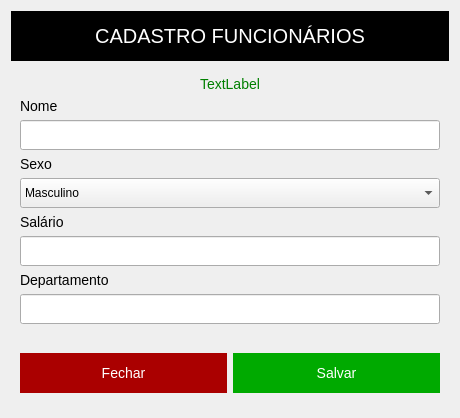
<?xml version="1.0" encoding="UTF-8"?>
<ui version="4.0">
 <class>Cadastrar</class>
 <widget class="QDialog" name="Cadastrar">
  <property name="geometry">
   <rect>
    <x>0</x>
    <y>0</y>
    <width>460</width>
    <height>418</height>
   </rect>
  </property>
  <property name="windowTitle">
   <string>Dialog</string>
  </property>
  <property name="styleSheet">
   <string notr="true">QWidget#titulo {
	background-color: rgb(0, 0, 0);
}

QLabel#lbl_titulo {
	color: rgb(255, 255, 255);
    font-size: 20px;
}

QLabel, QLineEdit, QPushButton {
	font-size: 14px;
}

QPushButton#btn_salvar {	
	background-color: rgb(0, 170, 0);
	color: rgb(255, 255, 255);
    border: none;
}

QPushButton#btn_fechar {	
	background-color: rgb(170, 0, 0);
	color: rgb(255, 255, 255);
    border: none;
}
</string>
  </property>
  <layout class="QVBoxLayout" name="verticalLayout">
   <item>
    <widget class="QWidget" name="titulo" native="true">
     <property name="minimumSize">
      <size>
       <width>0</width>
       <height>50</height>
      </size>
     </property>
     <property name="maximumSize">
      <size>
       <width>16777215</width>
       <height>50</height>
      </size>
     </property>
     <layout class="QVBoxLayout" name="verticalLayout_4">
      <item>
       <widget class="QLabel" name="lbl_titulo">
        <property name="text">
         <string>CADASTRO FUNCIONÁRIOS</string>
        </property>
        <property name="alignment">
         <set>Qt::AlignCenter</set>
        </property>
       </widget>
      </item>
     </layout>
    </widget>
   </item>
   <item>
    <widget class="QWidget" name="componentes" native="true">
     <layout class="QVBoxLayout" name="verticalLayout_2">
      <item>
       <widget class="QLabel" name="lbl_mensagem">
        <property name="styleSheet">
         <string notr="true">color: green;</string>
        </property>
        <property name="text">
         <string>TextLabel</string>
        </property>
        <property name="alignment">
         <set>Qt::AlignCenter</set>
        </property>
       </widget>
      </item>
      <item>
       <widget class="QLabel" name="label">
        <property name="text">
         <string>Nome</string>
        </property>
       </widget>
      </item>
      <item>
       <widget class="QLineEdit" name="edt_nome">
        <property name="minimumSize">
         <size>
          <width>0</width>
          <height>30</height>
         </size>
        </property>
        <property name="maximumSize">
         <size>
          <width>16777215</width>
          <height>30</height>
         </size>
        </property>
       </widget>
      </item>
      <item>
       <widget class="QLabel" name="label_4">
        <property name="text">
         <string>Sexo</string>
        </property>
       </widget>
      </item>
      <item>
       <widget class="QComboBox" name="cmb_sexo">
        <property name="minimumSize">
         <size>
          <width>0</width>
          <height>30</height>
         </size>
        </property>
        <property name="maximumSize">
         <size>
          <width>16777215</width>
          <height>30</height>
         </size>
        </property>
        <item>
         <property name="text">
          <string>Masculino</string>
         </property>
        </item>
        <item>
         <property name="text">
          <string>Feminino</string>
         </property>
        </item>
       </widget>
      </item>
      <item>
       <widget class="QLabel" name="label_2">
        <property name="text">
         <string>Salário</string>
        </property>
       </widget>
      </item>
      <item>
       <widget class="QLineEdit" name="edt_salario">
        <property name="minimumSize">
         <size>
          <width>0</width>
          <height>30</height>
         </size>
        </property>
        <property name="maximumSize">
         <size>
          <width>16777215</width>
          <height>30</height>
         </size>
        </property>
       </widget>
      </item>
      <item>
       <widget class="QLabel" name="label_3">
        <property name="text">
         <string>Departamento</string>
        </property>
       </widget>
      </item>
      <item>
       <widget class="QLineEdit" name="edt_departamento">
        <property name="minimumSize">
         <size>
          <width>0</width>
          <height>30</height>
         </size>
        </property>
        <property name="maximumSize">
         <size>
          <width>16777215</width>
          <height>30</height>
         </size>
        </property>
       </widget>
      </item>
     </layout>
    </widget>
   </item>
   <item>
    <widget class="QWidget" name="botoes" native="true">
     <layout class="QHBoxLayout" name="horizontalLayout_2">
      <item>
       <widget class="QPushButton" name="btn_fechar">
        <property name="minimumSize">
         <size>
          <width>0</width>
          <height>40</height>
         </size>
        </property>
        <property name="maximumSize">
         <size>
          <width>16777215</width>
          <height>40</height>
         </size>
        </property>
        <property name="text">
         <string>Fechar</string>
        </property>
       </widget>
      </item>
      <item>
       <widget class="QPushButton" name="btn_salvar">
        <property name="minimumSize">
         <size>
          <width>0</width>
          <height>40</height>
         </size>
        </property>
        <property name="maximumSize">
         <size>
          <width>16777215</width>
          <height>40</height>
         </size>
        </property>
        <property name="text">
         <string>Salvar</string>
        </property>
       </widget>
      </item>
     </layout>
    </widget>
   </item>
  </layout>
 </widget>
 <resources/>
 <connections/>
</ui>
